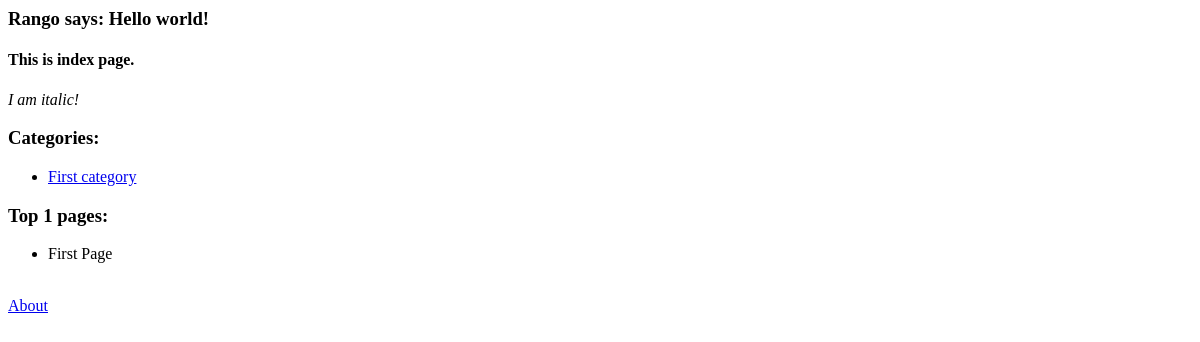
The app's page /rango/, older data.
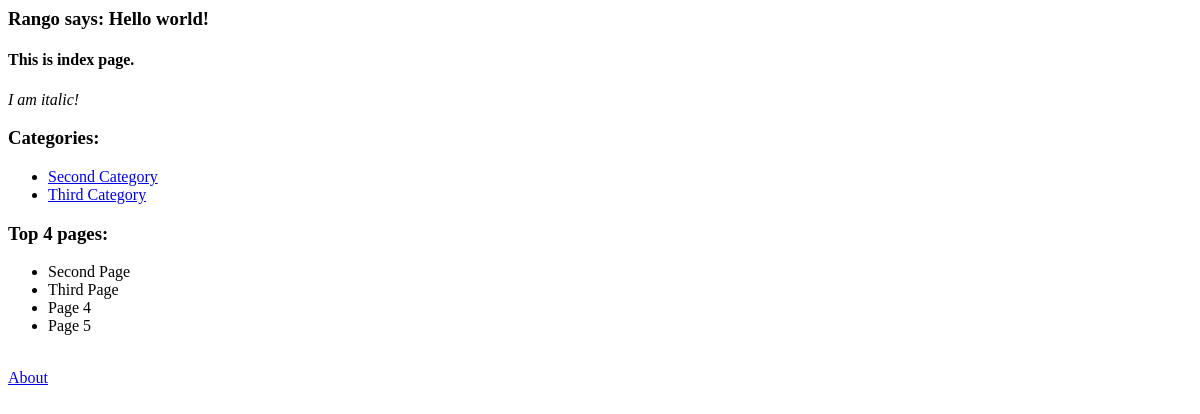
The same page, newer data.
### rango/models.py (models this page shows, shortened)
class Category(models.Model):
	name = models.CharField(max_length=128, unique=True)
	views = models.IntegerField(default=0)
	likes = models.IntegerField(default=0)
	pub_date = models.DateTimeField('date published', default=timezone.now)
	slug = models.SlugField()

class Page(models.Model):
	category = models.ForeignKey(Category)
	title = models.CharField(max_length=128)
	url = models.URLField()
	views = models.IntegerField(default=0)

### rango/views.py (the view)
def index(request):
	categories = Category.objects.order_by('name')
	pages = Page.objects.order_by('-views')
	context = { 'italicmessage': 'I am italic!',
				'categories': categories,
			    'pages': pages }
	return render(request, 'rango/index.html', context)

### rango/templates/rango/index.html
<h3>Rango says: Hello world!</h3>
<h4>This is index page.</h4>
<i>{{ italicmessage }}</i>
{% if categories %}
	<h3>Categories:</h3>
	<ul>
		{% for category in categories %}
		<li><a href='/rango/category/{{ category.slug }}'>{{ category.name }}</a></li>
		{% endfor %}
	</ul>
{% else %}
	<b>There are no categories present.</b>
{% endif %}
{% if pages %}
	<h3>Top {{ pages|length }} pages:</h3>
	<ul>
		{% for page in pages %}
		<li>{{ page.title }}</li>
		{% endfor %}
	</ul>
{% endif %}
<br/> <a href='/rango/about'>About</a>

Row changes from the older to the newer data that the page shows:
removed Category: name "First category"
removed Page: title "First Page"
added Category: name "Second Category"
added Category: name "Third Category"
added Page: title "Second Page"
added Page: title "Third Page"
added Page: title "Page 4"
added Page: title "Page 5"
Text that changed along with them:
{{ pages|length }}: "1" → "4"
